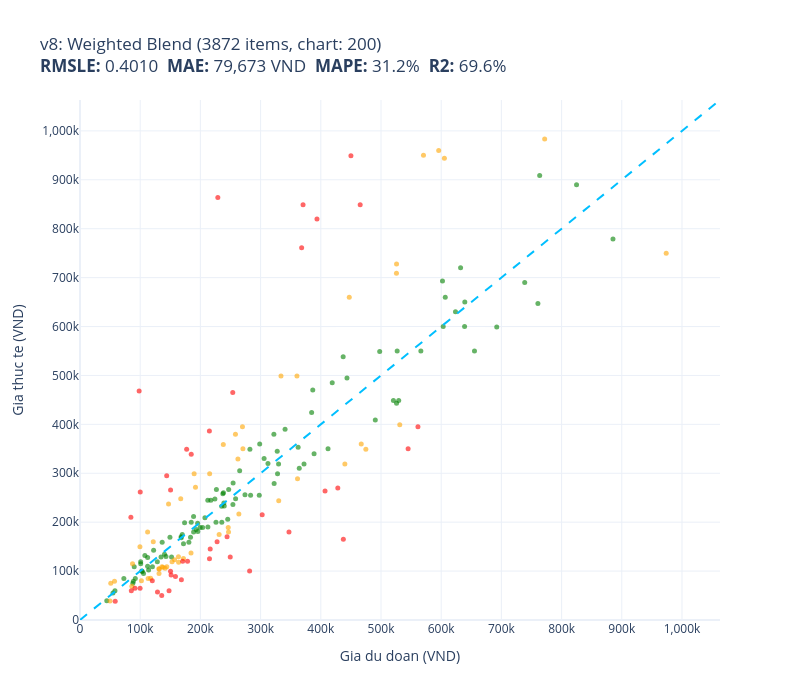

Notebook source saved alongside this figure:
### Code cell
print("\n--- Baseline: Weighted Blend (scipy.minimize on val) ---")
blend_val  = [ALL_PREDS_VAL[n]  for n in base_names]
blend_test = [ALL_PREDS_TEST[n] for n in base_names]

def blend_objective(w):
    w = np.abs(w) / np.abs(w).sum()
    return rmsle(val_prices, sum(wi * p for wi, p in zip(w, blend_val)))

res = scipy_minimize(blend_objective, x0=np.ones(len(base_names)) / len(base_names),
                     method="Nelder-Mead", options={"maxiter": 5000})
opt_w = np.abs(res.x) / np.abs(res.x).sum()
print(f"  Blend val RMSLE: {res.fun:.4f}")
print(f"  Weights: {dict(zip(base_names, opt_w.round(3)))}")
blend_test_pred = sum(w * p for w, p in zip(opt_w, blend_test))
ALL_PREDS_TEST["v8 Weighted Blend"] = blend_test_pred
evaluate_and_store(test_prices, blend_test_pred, "v8: Weighted Blend", test_names)

### Figure 1 — Plotly figure (JSON) as saved in the notebook; plotly's stock layout.template omitted (floating-point values rounded to 4 significant figures)
{"data": [{"customdata": [["Bộ Nookoi Phấn Má Hồng BL02 Sunset Veil ...\nDu doan: 254,006 VND\nThuc te: 236,000 VND"], ["Giầy tây giày lười nam hàn quốc da bóng ...\nDu doan: 173,710 VND\nThuc te: 199,000 VND"], ["Nước giặt quần áo em bé D-nee Lovely Sky...\nDu doan: 224,090 VND\nThuc te: 247,500 VND"], ["Áo thun nam có cổ Nhật Tuấn\nDu doan: 238,313 VND\nThuc te: 260,000 VND"], ["Kem nhuộm tóc Salon de Pro  3B\nDu doan: 169,846 VND\nThuc te: 175,000 VND"], ["Tã dán Amico nội địa Nhật size L44+6\nDu doan: 327,631 VND\nThuc te: 345,000 VND"], ["Giá treo dao kéo và dụng cụ nhà bếp dán ...\nDu doan: 128,458 VND\nThuc te: 119,000 VND"], ["Ống tiêt kiệm heo ăn kem, quà tặng, tran...\nDu doan: 207,529 VND\nThuc te: 209,000 VND"], ["Hộp Đựng Xà Phòng Treo Tường ATMOR DH-72...\nDu doan: 602,110 VND\nThuc te: 693,000 VND"], ["Đồ bộ ngủ lụa satin tay ngắn quần dài mà...\nDu doan: 167,963 VND\nThuc te: 170,000 VND"], ["Viên nấu cà ri (curry) Nhật Bản 200g\nDu doan: 72,880 VND\nThuc te: 85,000 VND"], ["Vali kéo TRIP P806 nhựa PC/ABS - Bảo hàn...\nDu doan: 623,741 VND\nThuc te: 630,000 VND"], ["Ví nữ dài cầm tay hoạ tiết lập thể IDIGO...\nDu doan: 298,485 VND\nThuc te: 360,000 VND"], ["Balo Laptop Đẹp Đi Học Đi Làm Xbags Mode...\nDu doan: 328,139 VND\nThuc te: 299,000 VND"], ["Áo Ngực Trơn Dây Ren Có Gọng Đệm Vừa Zue...\nDu doan: 199,571 VND\nThuc te: 189,000 VND"], ["Bóp nữ đựng tiền - màu xanh navy - da bò...\nDu doan: 411,997 VND\nThuc te: 350,000 VND"], ["CỦ LOA BASS RỜI 30 HÀNG CHÍNH HÃNG HẢI T...\nDu doan: 364,203 VND\nThuc te: 310,000 VND"], ["Bao Da Hộ Chiếu / PASSPORT Mika A-001-01...\nDu doan: 195,393 VND\nThuc te: 198,000 VND"], ["Pin Tương Thích Cho Laptop Dell Vostro 2...\nDu doan: 520,647 VND\nThuc te: 449,000 VND"], ["Gọng kính plastic hiệu Velocity VL91411 ...\nDu doan: 388,825 VND\nThuc te: 340,000 VND"], ["03 bộ tranh xếp hình 70 mảnh ghép khổ A3...\nDu doan: 91,859 VND\nThuc te: 85,000 VND"], ["Bàn Phím Tương Thích Cho Laptop Asus X40...\nDu doan: 246,973 VND\nThuc te: 267,000 VND"], ["Sạc Tương Thích Cho Laptop MSI GL62M 7RC...\nDu doan: 603,308 VND\nThuc te: 600,000 VND"], ["Hộp đựng đồ ăn dặm an toàn - Set 4 hộp k...\nDu doan: 386,680 VND\nThuc te: 470,000 VND"], ["Tẩu Sạc Ô Tô Hoco Z31 - Hàng Chính Hãng\nDu doan: 152,091 VND\nThuc te: 129,000 VND"], ["Nồi Lẩu Điện Kèm Xửng Hấp JLPL@L JL-EP33...\nDu doan: 606,734 VND\nThuc te: 660,000 VND"], ["Mặt Nạ Làm Sạch, Dưỡng Ẩm Và Se Khít Lỗ ...\nDu doan: 136,498 VND\nThuc te: 159,000 VND"], ["Giày Sandal Nam The Bily Quai Chéo - Đế ...\nDu doan: 329,891 VND\nThuc te: 319,000 VND"], ["Sạc dành cho Laptop ASUS VivoBook 15 X50...\nDu doan: 283,399 VND\nThuc te: 255,000 VND"], ["Kính râm Nam nữ Dáng Vuông Gọng Nhựa Chố...\nDu doan: 183,584 VND\nThuc te: 169,000 VND"], ["Bộ ba tranh tráng gương hươu vàng cao cấ...\nDu doan: 638,839 VND\nThuc te: 600,000 VND"], ["Sạc Laptop dùng cho Máy Tinh HP - Kèm Dâ...\nDu doan: 235,333 VND\nThuc te: 232,771 VND"], ["Giày lười vải nam thoáng khí cho bố - Gi...\nDu doan: 212,317 VND\nThuc te: 245,000 VND"], ["Dụng cụ mài dao Joseph Joseph 100488 - R...\nDu doan: 824,839 VND\nThuc te: 890,000 VND"], ["Cặp dầu gội gừng trắng 400ml + dầu xả gừ...\nDu doan: 526,849 VND\nThuc te: 550,000 VND"], ["Bếp gas đôi mặt kính Sogo HOSUN NC-729GJ...\nDu doan: 655,286 VND\nThuc te: 550,000 VND"], ["Ốp case dành cho macbook kèm tấm phủ bàn...\nDu doan: 226,606 VND\nThuc te: 267,000 VND"], ["Combo 2 Son Dưỡng LipIce Hiệu Chỉnh Sắc ...\nDu doan: 142,792 VND\nThuc te: 130,000 VND"], ["Set 2 bao bọc giày đi mưa , chống nước ,...\nDu doan: 90,032 VND\nThuc te: 109,000 VND"], ["Giày cao gót bít mũi cao 3 cm, gót nhập ...\nDu doan: 254,324 VND\nThuc te: 280,000 VND"], ["Bao da cho Galaxy Z Fold 6 Nillkin Aoge ...\nDu doan: 312,221 VND\nThuc te: 320,000 VND"], ["Bàn phím dùng cho Laptop ASUS VivoBook 1...\nDu doan: 525,838 VND\nThuc te: 443,019 VND"], ["Vali du lịch Vali kéo cao cấp chính hãng...\nDu doan: 490,543 VND\nThuc te: 409,000 VND"], ["Kem Dưỡng Some By Mi Hỗ Trợ Giảm Mụn 60g\nDu doan: 322,483 VND\nThuc te: 279,000 VND"], ["Bột Khoai Lang Tím Nguyên Chất SATACHI –...\nDu doan: 168,210 VND\nThuc te: 168,000 VND"], ["Cây xương rồng nhảy múa vui nhộn, uốn lư...\nDu doan: 184,758 VND\nThuc te: 200,000 VND"], ["Chuột có dây MicroPack COMFY MINI 2 M-10...\nDu doan: 134,552 VND\nThuc te: 129,000 VND"], ["Bình sữa cổ rộng 150ml và 270ml nhựa pp ...\nDu doan: 384,786 VND\nThuc te: 424,000 VND"], ["Giày cao gót 7 phân bản trong gót bọc ki...\nDu doan: 180,860 VND\nThuc te: 159,000 VND"], ["Combo Finish Eco 0% : Viên rửa bát Eco 7...\nDu doan: 419,015 VND\nThuc te: 485,000 VND"], ["Sạc cho Laptop Acer 19v-2.37A Chân mini ...\nDu doan: 245,406 VND\nThuc te: 205,965 VND"], ["Ghế nhựa đúc kiểu Pháp bền đẹp\nDu doan: 763,591 VND\nThuc te: 909,000 VND"], ["Pin dành cho Laptop HP Pavilion 15-cs Se...\nDu doan: 692,257 VND\nThuc te: 599,000 VND"], ["Sạc dành cho Laptop Charger AC Power Ada...\nDu doan: 738,728 VND\nThuc te: 690,000 VND"], ["Mẫu mới nhất - Tã dán Caryn XL20 Siêu th...\nDu doan: 297,790 VND\nThuc te: 254,900 VND"], ["Set tăm chải kẽ răng cao su mềm hình chữ...\nDu doan: 140,417 VND\nThuc te: 134,500 VND"], ["Lõi Lọc Thô Số 2 KAROFI SMAX PRO 2 - Hàn...\nDu doan: 102,534 VND\nThuc te: 100,000 VND"], ["Gối Nằm Cao Su Thiên Nhiên Liên Á Contou...\nDu doan: 632,213 VND\nThuc te: 720,000 VND"], ["Dầu gội hỗ trợ giảm rụng tóc và kích thí...\nDu doan: 322,068 VND\nThuc te: 380,000 VND"], ["Kính râm cận, Kính râm cận Mắt Tròn 2 lớ...\nDu doan: 203,748 VND\nThuc te: 189,000 VND"], ["Áo len nam Novelty dai tay cổ tim phối h...\nDu doan: 443,484 VND\nThuc te: 495,000 VND"], ["Máy sấy tóc Bluestone HDB-1846 - Hàng ch...\nDu doan: 497,839 VND\nThuc te: 549,000 VND"], ["Serum Chống Nắng & Dưỡng Thể Toàn Thân N...\nDu doan: 122,288 VND\nThuc te: 142,500 VND"], ["Ốp Lưng Cho Samsung Galaxy S25 Ultra / S...\nDu doan: 100,787 VND\nThuc te: 119,000 VND"], ["Mũ Miki chữ tàu - Mũ tròn không vành mẫu...\nDu doan: 105,544 VND\nThuc te: 95,000 VND"], ["Tinh dầu Spring Warm - ScentHomes (Sprin...\nDu doan: 885,353 VND\nThuc te: 779,000 VND"], ["Khăn phủ đàn piano cao cấp chống bụi chố...\nDu doan: 217,394 VND\nThuc te: 245,000 VND"], ["Khăn ướt cồn diệt khuẩn LETGREEN 50 tờ\nDu doan: 44,479 VND\nThuc te: 39,200 VND"], ["Son Bóng 3CE Dưỡng Ẩm 31 Lavender Cream ...\nDu doan: 274,078 VND\nThuc te: 256,000 VND"], ["Sữa Tắm Nước Hoa Nữ Gennie Lôi Cuốn & Kh...\nDu doan: 113,958 VND\nThuc te: 102,000 VND"], ["Thắt Lưng Nữ Dây Nịt Nữ Button mang đầm ...\nDu doan: 103,550 VND\nThuc te: 99,000 VND"], ["Thực Phẩm Bảo Vệ Sức Khỏe Alcofree\nDu doan: 282,243 VND\nThuc te: 349,000 VND"], ["Sạc cho Laptop Hp ProBook 4420s 4440s 44...\nDu doan: 239,571 VND\nThuc te: 232,875 VND"], ["Ví Sen da sáp handmade da thật\nDu doan: 235,573 VND\nThuc te: 200,000 VND"], ["Nước Tẩy Trang Hada Labo Sạch Sâu Dưỡng ...\nDu doan: 112,365 VND\nThuc te: 128,000 VND"], ["Vỏ Máy Tính Case Sahara 400 Đen – Hàng C...\nDu doan: 639,187 VND\nThuc te: 650,000 VND"], ["Sạc Tương Thích Cho Laptop Lenovo G50 G5...\nDu doan: 265,235 VND\nThuc te: 305,000 VND"], ["Phấn Phủ Australis Kiềm Dầu 2in1 #Nude 1...\nDu doan: 238,986 VND\nThuc te: 239,000 VND"], ["Thắt Lưng Nam Da Bò BIGGBEN Cao Cấp TLB2...\nDu doan: 372,090 VND\nThuc te: 319,000 VND"], ["VÍ DA MÀU NÂU ĐEN DÀNH CHO NAM GIỚI - VÍ...\nDu doan: 225,893 VND\nThuc te: 200,000 VND"], ["Dầu Xả Tóc Từ Hoa Trà Phục Hồi Tóc Khô X...\nDu doan: 195,737 VND\nThuc te: 181,000 VND"], ["Lược Massage Dụng Cụ Làm Đẹp Chuyên Nghi...\nDu doan: 87,787 VND\nThuc te: 75,000 VND"], ["Nước ngậm Răng Miệng Bầu Mây 120ml - Ngu...\nDu doan: 88,628 VND\nThuc te: 79,000 VND"], ["b.box Dây đeo bình nước giữ nhiệt đa năn...\nDu doan: 192,791 VND\nThuc te: 185,000 VND"], ["Ốp lưng cho Samsung A04 - A04s - A05 - A...\nDu doan: 58,049 VND\nThuc te: 60,000 VND"], ["Ốp lưng dành cho Realme C35 mẫu Thư Pháp...\nDu doan: 54,732 VND\nThuc te: 55,000 VND"], ["Sạc Tương Thích Cho Máy Tính Asus 19V – ...\nDu doan: 760,671 VND\nThuc te: 647,000 VND"], ["Phụ kiện kết nối bộ lọc thô, lọc sinh ho...\nDu doan: 100,854 VND\nThuc te: 115,000 VND"], ["Găng tay cao su size M - 35cm 100% Cao S...\nDu doan: 112,299 VND\nThuc te: 110,000 VND"], ["Bộ sản phẩm làm sạch sâu nước tẩy trang ...\nDu doan: 340,645 VND\nThuc te: 390,000 VND"], ["KÍNH CHẮN BULLDOG BUBBLE DẠNG BẦU (KHÔ...\nDu doan: 188,708 VND\nThuc te: 180,000 VND"], ["Áo sơ mi tay ngắn Khatoco (size S-2XL)\nDu doan: 437,147 VND\nThuc te: 538,000 VND"], ["Ví Da Nam Cầm Tay 1 Ngăn Khóa Nam Tính\nDu doan: 149,410 VND\nThuc te: 169,000 VND"], ["Giày cao gót đính nơ sang trong 10cm ( c...\nDu doan: 305,821 VND\nThuc te: 330,000 VND"], ["Áp tròng cosplay white mesh trắng 14.0MM...\nDu doan: 188,652 VND\nThuc te: 211,500 VND"], ["[HSD 01/2027] Sữa Dưỡng Thể Kiss My Body...\nDu doan: 107,775 VND\nThuc te: 132,000 VND"], ["[HSD 12/2026] Thực Phẩm Bảo Vệ Sức Khỏe ...\nDu doan: 362,353 VND\nThuc te: 353,000 VND"], ["Kính Cường Lực siêu mỏng chống trầy xước...\nDu doan: 212,427 VND\nThuc te: 190,000 VND"], ["Hộp 18x10x8 cm - Combo 100 thùng hộp car...\nDu doan: 171,896 VND\nThuc te: 156,000 VND"], ["Freeship - NÓN LƯỠI TRAI SNAPBACK CÁNH Đ...\nDu doan: 237,258 VND\nThuc te: 258,000 VND"], ["Dép Xỏ Ngón Nữ Đế Bệt HÀ NAM Da Bò Cao C...\nDu doan: 258,480 VND\nThuc te: 248,000 VND"], ["Sạc Tương Thích Cho Laptop Asus CM5500FD...\nDu doan: 566,224 VND\nThuc te: 550,000 VND"], ["HDD Box chuẩn M2 NVME sang Type-C tốc độ...\nDu doan: 529,432 VND\nThuc te: 449,000 VND"], ["Bình Ủ Cháo Inox 304 Giữ Nhiệt Tedemei C...\nDu doan: 120,286 VND\nThuc te: 109,000 VND"]], "hovertemplate": "%{customdata[0]}<extra></extra>", "marker": {"color": "green", "opacity": 0.6, "size": 5}, "mode": "markers", "name": "green", "type": "scatter", "x": [254000.0, 173700.0, 224100.0, 238300.0, 169800.0, 327600.0, 128500.0, 207500.0, 602100.0, 168000.0, 72880.0, 623700.0, 298500.0, 328100.0, 199600.0, 412000.0, 364200.0, 195400.0, 520600.0, 388800.0, 91860.0, 247000.0, 603300.0, 386700.0, 152100.0, 606700.0, 136500.0, 329900.0, 283400.0, 183600.0, 638800.0, 235300.0, 212300.0, 824800.0, 526800.0, 655300.0, 226600.0, 142800.0, 90030.0, 254300.0, 312200.0, 525800.0, 490500.0, 322500.0, 168200.0, 184800.0, 134600.0, 384800.0, 180900.0, 419000.0, 245400.0, 763600.0, 692300.0, 738700.0, 297800.0, 140400.0, 102500.0, 632200.0, 322100.0, 203700.0, 443500.0, 497800.0, 122300.0, 100800.0, 105500.0, 885400.0, 217400.0, 44480.0, 274100.0, 114000.0, 103600.0, 282200.0, 239600.0, 235600.0, 112400.0, 639200.0, 265200.0, 239000.0, 372100.0, 225900.0, 195700.0, 87790.0, 88630.0, 192800.0, 58050.0, 54730.0, 760700.0, 100900.0, 112300.0, 340600.0, 188700.0, 437100.0, 149400.0, 305800.0, 188700.0, 107800.0, 362400.0, 212400.0, 171900.0, 237300.0, 258500.0, 566200.0, 529400.0, 120300.0], "y": [236000.0, 199000.0, 247500.0, 260000.0, 175000.0, 345000.0, 119000.0, 209000.0, 693000.0, 170000.0, 85000.0, 630000.0, 360000.0, 299000.0, 189000.0, 350000.0, 310000.0, 198000.0, 449000.0, 340000.0, 85000.0, 267000.0, 600000.0, 470000.0, 129000.0, 660000.0, 159000.0, 319000.0, 255000.0, 169000.0, 600000.0, 232800.0, 245000.0, 890000.0, 550000.0, 550000.0, 267000.0, 130000.0, 109000.0, 280000.0, 320000.0, 443000.0, 409000.0, 279000.0, 168000.0, 200000.0, 129000.0, 424000.0, 159000.0, 485000.0, 206000.0, 909000.0, 599000.0, 690000.0, 254900.0, 134500.0, 100000.0, 720000.0, 380000.0, 189000.0, 495000.0, 549000.0, 142500.0, 119000.0, 95000.0, 779000.0, 245000.0, 39200.0, 256000.0, 102000.0, 99000.0, 349000.0, 232900.0, 200000.0, 128000.0, 650000.0, 305000.0, 239000.0, 319000.0, 200000.0, 181000.0, 75000.0, 79000.0, 185000.0, 60000.0, 55000.0, 647000.0, 115000.0, 110000.0, 390000.0, 180000.0, 538000.0, 169000.0, 330000.0, 211500.0, 132000.0, 353000.0, 190000.0, 156000.0, 258000.0, 248000.0, 550000.0, 449000.0, 109000.0]}, {"customdata": [["Kính Áp Tròng Symphony Blue Sky 14.0mm -...\nDu doan: 171,844 VND\nThuc te: 125,875 VND"], ["Muối rửa bát finish 1.2kg (Đức) - muối r...\nDu doan: 136,058 VND\nThuc te: 109,000 VND"], ["Bút Chì Sáp Kẻ Lông Mày Lõi Siêu Mịn Khô...\nDu doan: 246,217 VND\nThuc te: 189,000 VND"], ["Bộ 1 Cặp Lót Giày Tăng Chiều Cao Đệm Khí...\nDu doan: 57,359 VND\nThuc te: 79,000 VND"], ["Máy hút bụi mini không dây cầm tay nhỏ n...\nDu doan: 147,118 VND\nThuc te: 237,000 VND"], ["Bộ khung võng BAN MAI:  khung võng sắt s...\nDu doan: 570,582 VND\nThuc te: 950,000 VND"], ["Combo Tiết Kiệm 5 Chai Xịt Chống Muỗi Và...\nDu doan: 262,319 VND\nThuc te: 329,000 VND"], ["Wekki Đồ Chơi Lắp Ráp Tiệm Đá Bào Wk5060...\nDu doan: 333,867 VND\nThuc te: 499,000 VND"], ["Combo 4 Bột Làm Trắng Răng Eucryl Hương ...\nDu doan: 112,289 VND\nThuc te: 180,000 VND"], ["Dép tổ ong màu đen\nDu doan: 49,863 VND\nThuc te: 39,000 VND"], ["Bộ 2 Bộ chiết mỹ phẩm 6 món Màu Hồng\nDu doan: 51,103 VND\nThuc te: 74,950 VND"], ["Combo Balo nam nữ đi học hình Luffy phát...\nDu doan: 215,354 VND\nThuc te: 299,000 VND"], ["Lồng Đèn Gỗ Trung Thu Mẫu Mới 2024 Lalam...\nDu doan: 144,195 VND\nThuc te: 109,000 VND"], ["Sạc Tương Thích Cho Laptop Sony Pcg-7181...\nDu doan: 330,129 VND\nThuc te: 244,000 VND"], ["Cặp da nam công sở CCS6 - Cặp đựng catal...\nDu doan: 531,162 VND\nThuc te: 399,000 VND"], ["Trò chơi trí tuệ Animal Match giúp trẻ p...\nDu doan: 439,970 VND\nThuc te: 319,000 VND"], ["Combo Serum Tia'm Làm Sáng, Phục Hồi Cho...\nDu doan: 525,831 VND\nThuc te: 728,000 VND"], ["Sữa tươi tiệt trùng Devondale nguyên ch...\nDu doan: 131,018 VND\nThuc te: 105,000 VND"], ["Bàn Phím dùng cho Laptop Asus Zenbook UX...\nDu doan: 605,302 VND\nThuc te: 943,920 VND"], ["Đồ Chơi Thú Nhồi Bông Bí Ẩn Series 3 - B...\nDu doan: 238,052 VND\nThuc te: 359,000 VND"], ["Chì Kẻ Mày Silkygirl Hai Đầu Lâu Trôi 01...\nDu doan: 121,689 VND\nThuc te: 160,000 VND"], ["Gạo Ngọc Nương ST 25 đặc sản 3Kg\nDu doan: 157,092 VND\nThuc te: 123,000 VND"], ["Balo Nam KOJIBA Phát Sáng Có Sạc USB, Kh...\nDu doan: 270,640 VND\nThuc te: 350,000 VND"], ["Combo 2 Áo Ống Ren Hoa Nữ Khóa Cài Sau\nDu doan: 141,398 VND\nThuc te: 106,000 VND"], ["Bộ bikini 2 Mảnh Có Dây Đeo Cổ Thời Tran...\nDu doan: 231,139 VND\nThuc te: 175,000 VND"], ["Dây Đeo Silicon Kai.N Wave Sport Cho Gal...\nDu doan: 152,926 VND\nThuc te: 119,000 VND"], ["Bếp Gas Đơn Mặt Inox WINDO - 118 ĐG | Bế...\nDu doan: 474,833 VND\nThuc te: 349,000 VND"], ["Hộp Đựng Xà Phòng, Miếng Rửa Chén & Cây ...\nDu doan: 973,784 VND\nThuc te: 750,000 VND"], ["Pin dùng cho Laptop HP Elitebook 840 G3 ...\nDu doan: 771,861 VND\nThuc te: 983,250 VND"], ["Mũ len liền khăn lót nỉ trùm kín cổ siêu...\nDu doan: 87,259 VND\nThuc te: 115,000 VND"], ["Xịt Chống Nắng Body Bơ Nghệ COCAYHOALA S...\nDu doan: 263,884 VND\nThuc te: 216,800 VND"], ["Bộ dây tăng áp 3 lần vòi xịt nước rửa xe...\nDu doan: 184,424 VND\nThuc te: 136,825 VND"], ["Combo 6 Chai Muối Ớt Chanh Đỏ Nha Trang ...\nDu doan: 113,183 VND\nThuc te: 85,000 VND"], ["Loa kèm Mic trợ giảng Shidu mini chuyên ...\nDu doan: 447,295 VND\nThuc te: 660,000 VND"], ["Áo khoác jean phối nón sọc caro Mã: NK15...\nDu doan: 360,402 VND\nThuc te: 499,000 VND"], ["COMBO Hộp Đựng Cơm, Cà Mèn giữ Nhiệt 4 T...\nDu doan: 117,331 VND\nThuc te: 85,555 VND"], ["Ugreen UG30989CR104TK 1M màu đen USB 2.0...\nDu doan: 167,342 VND\nThuc te: 248,000 VND"], ["Áo khoác len phong cách hàn quốc AK898.2\nDu doan: 269,850 VND\nThuc te: 395,000 VND"], ["Áo Thun Nam Có Cổ Tròn Thun Cá Sấu Cotto...\nDu doan: 99,565 VND\nThuc te: 150,000 VND"], ["Sữa Hạt Hạnh Nhân ALMOND BREEZE vị Choco...\nDu doan: 163,522 VND\nThuc te: 129,320 VND"], ["WHALE, mã G274. Áo thun in đẹp cho nam n...\nDu doan: 86,150 VND\nThuc te: 69,000 VND"], ["COMBO 2 Mũ Tắm Trùm Đầu CUTE Tránh Ướt T...\nDu doan: 102,022 VND\nThuc te: 80,000 VND"], ["Liễn Treo Thần Tài - Trang Trí Tết - VN0...\nDu doan: 189,580 VND\nThuc te: 299,000 VND"], ["Son Màu Có Dưỡng Lip On Lip Màu Cam Đào ...\nDu doan: 137,736 VND\nThuc te: 108,000 VND"], ["Son dưỡng môi thuần chay làm mềm và dưỡn...\nDu doan: 163,845 VND\nThuc te: 118,000 VND"], ["Bộ sản phẩm chăm sóc xương khớp: Viên xư...\nDu doan: 595,844 VND\nThuc te: 960,000 VND"], ["Vali du lịch kéo tay TN 22 inch - Màu Đe...\nDu doan: 361,343 VND\nThuc te: 289,000 VND"], ["Ugreen UG50320LP114TK Màu Đen Gá đỡ k...\nDu doan: 131,290 VND\nThuc te: 95,000 VND"], ["Bộ 4 ổ khóa vali Fortress 1820 Q thân ...\nDu doan: 246,682 VND\nThuc te: 180,000 VND"], ["Ví da Basic nam nữ gọn nhẹ tiện dụng\nDu doan: 258,218 VND\nThuc te: 380,000 VND"], ["Giày đế xuồng Cillie da thật hở mũi cao ...\nDu doan: 467,160 VND\nThuc te: 360,000 VND"], ["Bột ngũ cốc Quasure light túi 400 gram B...\nDu doan: 131,626 VND\nThuc te: 104,025 VND"], ["Sữa bột Nutifood Sweden GrowPLUS+ Colost...\nDu doan: 525,695 VND\nThuc te: 709,000 VND"], ["Nước dưỡng tóc tinh dầu bưởi Cocoon 310m...\nDu doan: 191,839 VND\nThuc te: 271,500 VND"]], "hovertemplate": "%{customdata[0]}<extra></extra>", "marker": {"color": "orange", "opacity": 0.6, "size": 5}, "mode": "markers", "name": "orange", "type": "scatter", "x": [171800.0, 136100.0, 246200.0, 57360.0, 147100.0, 570600.0, 262300.0, 333900.0, 112300.0, 49860.0, 51100.0, 215400.0, 144200.0, 330100.0, 531200.0, 440000.0, 525800.0, 131000.0, 605300.0, 238100.0, 121700.0, 157100.0, 270600.0, 141400.0, 231100.0, 152900.0, 474800.0, 973800.0, 771900.0, 87260.0, 263900.0, 184400.0, 113200.0, 447300.0, 360400.0, 117300.0, 167300.0, 269800.0, 99560.0, 163500.0, 86150.0, 102000.0, 189600.0, 137700.0, 163800.0, 595800.0, 361300.0, 131300.0, 246700.0, 258200.0, 467200.0, 131600.0, 525700.0, 191800.0], "y": [125900.0, 109000.0, 189000.0, 79000.0, 237000.0, 950000.0, 329000.0, 499000.0, 180000.0, 39000.0, 74950.0, 299000.0, 109000.0, 244000.0, 399000.0, 319000.0, 728000.0, 105000.0, 943900.0, 359000.0, 160000.0, 123000.0, 350000.0, 106000.0, 175000.0, 119000.0, 349000.0, 750000.0, 983200.0, 115000.0, 216800.0, 136800.0, 85000.0, 660000.0, 499000.0, 85560.0, 248000.0, 395000.0, 150000.0, 129300.0, 69000.0, 80000.0, 299000.0, 108000.0, 118000.0, 960000.0, 289000.0, 95000.0, 180000.0, 380000.0, 360000.0, 104000.0, 709000.0, 271500.0]}, {"customdata": [["[LIMITED EDITION] TRÀ AHMAD ANH QUỐC - B...\nDu doan: 177,164 VND\nThuc te: 349,000 VND"], ["1 đầu xích inox cao cấp nhập khẩu dành đ...\nDu doan: 91,322 VND\nThuc te: 64,999 VND"], ["Tẩu sạc CHOETECH TC0014 nhanh 60W dùng t...\nDu doan: 184,782 VND\nThuc te: 339,000 VND"], ["Máy massage cầm tay mini dùng pin sạc đa...\nDu doan: 393,635 VND\nThuc te: 820,000 VND"], ["Mặt nạ chống lão hóa The Derma Best VC10...\nDu doan: 347,145 VND\nThuc te: 180,000 VND"], ["Bàn Chải Nhựa Hồ Bơi Emaux CE201\nDu doan: 302,625 VND\nThuc te: 215,000 VND"], ["Bút Cao Cấp CEO - 6635B(S)\nDu doan: 281,742 VND\nThuc te: 100,000 VND"], ["Lọ thủy tinh đựng gia vị, hạt, đồ khô hì...\nDu doan: 150,401 VND\nThuc te: 99,900 VND"], ["Túi Canvas Nữ Thời Trang Hàn Quốc, Túi V...\nDu doan: 84,512 VND\nThuc te: 210,000 VND"], ["Đồ Chơi DUKA: Nông Trại Vui Vẻ - DK81315\nDu doan: 214,952 VND\nThuc te: 386,310 VND"], ["Đèn Wifi TP-Link Tapo Smart Wifi Dayligh...\nDu doan: 428,244 VND\nThuc te: 270,000 VND"], ["Dép Sandal Nam Nữ Hot Trend Quai Ngang 2...\nDu doan: 144,006 VND\nThuc te: 295,000 VND"], ["Cáp USB TypeC sang USB 2.0 Hỗ trợ sạ...\nDu doan: 178,636 VND\nThuc te: 120,000 VND"], ["Bàn Phím dùng cho laptop Dell Latitude 1...\nDu doan: 407,050 VND\nThuc te: 263,718 VND"], ["Combo Khớp linh hoạt (1 hộp Trà tía tô t...\nDu doan: 253,748 VND\nThuc te: 465,000 VND"], ["PIN DỰ PHÒNG AUKEY 10.000MAH PD 18W PB-N...\nDu doan: 561,361 VND\nThuc te: 395,000 VND"], ["Giày sandal quai ngang thời trang gót vu...\nDu doan: 215,061 VND\nThuc te: 125,000 VND"], ["Cặp đa năng laptop thời trang SUB 15\" in...\nDu doan: 216,267 VND\nThuc te: 145,041 VND"], ["Mũ chống nắng vành mũ có thể co giãn - H...\nDu doan: 98,222 VND\nThuc te: 468,000 VND"], ["Dung dịch vệ sinh hằng ngày Orasic 200ml\nDu doan: 158,570 VND\nThuc te: 89,000 VND"], ["Cà Phê Sữa PLUS Hòa Tan 3IN1 KING COFFEE...\nDu doan: 100,049 VND\nThuc te: 261,500 VND"], ["Thùng 20 chai nước rửa chén hương chanh ...\nDu doan: 228,931 VND\nThuc te: 864,000 VND"], ["Nón mữ beret nam nữ giữ ấm vải nỉ 2 lớp ...\nDu doan: 170,562 VND\nThuc te: 120,000 VND"], ["Combo 3 Quần Tây Dài Nam Co Giãn Mạnh/Qu...\nDu doan: 227,704 VND\nThuc te: 159,999 VND"], ["Bình nước PET Lock&Lock HAP781 1.2L\nDu doan: 85,245 VND\nThuc te: 60,000 VND"], ["Cặp xách đựng laptop 15,6 inch vải dù ch...\nDu doan: 249,534 VND\nThuc te: 129,000 VND"], ["Thanh treo khăn 60cm - CS-5404 - INOX SU...\nDu doan: 368,190 VND\nThuc te: 761,000 VND"], ["Tai nghe đeo cổ Wiwu Flex GB01 cho các t...\nDu doan: 545,055 VND\nThuc te: 350,000 VND"], ["Nón nam Mũ Lưỡi Trai Sò xoáy phong cách ...\nDu doan: 151,335 VND\nThuc te: 92,000 VND"], ["Kẹp Gỗ Đa Năng  Dùng Để Gắp Kẹp Thức Ăn ...\nDu doan: 128,723 VND\nThuc te: 57,000 VND"], ["Thực phẩm dinh dưỡng y học Ensure Gold h...\nDu doan: 450,054 VND\nThuc te: 949,000 VND"], ["1 kg túi đựng rác dùng cho thùng rác 240...\nDu doan: 135,771 VND\nThuc te: 50,000 VND"], ["Dây giày chéo chữ X chống tuột gót, nhấc...\nDu doan: 58,476 VND\nThuc te: 38,161 VND"], ["Thắt Lưng Nữ Da Cá Sấu Huy Hoàng HT5201 ...\nDu doan: 370,533 VND\nThuc te: 849,000 VND"], ["Combo Chai xịt vệ sinh kính 300ml Rocket...\nDu doan: 150,477 VND\nThuc te: 266,000 VND"], ["Đồ Chơi Bảng Vẽ 2 Trong 1 Sáng Tạo Cho B...\nDu doan: 147,931 VND\nThuc te: 59,800 VND"], ["NÓN LƯỠI TRAI CAO CẤP SPIGEN ĐEN - Hàng ...\nDu doan: 168,423 VND\nThuc te: 82,500 VND"], ["Giày siêu nhẹ Sneaker dây nữ đi mưa cao ...\nDu doan: 99,800 VND\nThuc te: 65,000 VND"], ["100 viên rửa bát Finish clasic dùng cho ...\nDu doan: 437,464 VND\nThuc te: 165,000 VND"], ["Kem Làm Sạch Da Eczestop\nDu doan: 244,283 VND\nThuc te: 170,000 VND"], ["Cáp mạng LAN CAT6 UTP 5M màu Đen Ugre...\nDu doan: 120,103 VND\nThuc te: 80,000 VND"], ["Loa SUB Siêu Trầm Cao Cấp S1 - Hàng Nhập...\nDu doan: 465,419 VND\nThuc te: 849,000 VND"]], "hovertemplate": "%{customdata[0]}<extra></extra>", "marker": {"color": "red", "opacity": 0.6, "size": 5}, "mode": "markers", "name": "red", "type": "scatter", "x": [177200.0, 91320.0, 184800.0, 393600.0, 347100.0, 302600.0, 281700.0, 150400.0, 84510.0, 215000.0, 428200.0, 144000.0, 178600.0, 407000.0, 253700.0, 561400.0, 215100.0, 216300.0, 98220.0, 158600.0, 100000.0, 228900.0, 170600.0, 227700.0, 85240.0, 249500.0, 368200.0, 545100.0, 151300.0, 128700.0, 450100.0, 135800.0, 58480.0, 370500.0, 150500.0, 147900.0, 168400.0, 99800.0, 437500.0, 244300.0, 120100.0, 465400.0], "y": [349000.0, 65000.0, 339000.0, 820000.0, 180000.0, 215000.0, 100000.0, 99900.0, 210000.0, 386300.0, 270000.0, 295000.0, 120000.0, 263700.0, 465000.0, 395000.0, 125000.0, 145000.0, 468000.0, 89000.0, 261500.0, 864000.0, 120000.0, 160000.0, 60000.0, 129000.0, 761000.0, 350000.0, 92000.0, 57000.0, 949000.0, 50000.0, 38160.0, 849000.0, 266000.0, 59800.0, 82500.0, 65000.0, 165000.0, 170000.0, 80000.0, 849000.0]}, {"hoverinfo": "skip", "line": {"color": "deepskyblue", "dash": "dash", "width": 2}, "mode": "lines", "name": "y=x", "showlegend": false, "type": "scatter", "x": [0, 1063000.0], "y": [0, 1063000.0]}], "layout": {"height": 700, "showlegend": false, "title": {"text": "v8: Weighted Blend (3872 items, chart: 200)<br><b>RMSLE:</b> 0.4010  <b>MAE:</b> 79,673 VND  <b>MAPE:</b> 31.2%  <b>R2:</b> 69.6%"}, "width": 800, "xaxis": {"range": [0, 1063000.0], "ticktext": ["0", "100k", "200k", "300k", "400k", "500k", "600k", "700k", "800k", "900k", "1,000k", "1,100k"], "tickvals": [0, 100000, 200000, 300000, 400000, 500000, 600000, 700000, 800000, 900000, 1000000, 1100000], "title": {"text": "Gia du doan (VND)"}}, "yaxis": {"range": [0, 1063000.0], "ticktext": ["0", "100k", "200k", "300k", "400k", "500k", "600k", "700k", "800k", "900k", "1,000k", "1,100k"], "tickvals": [0, 100000, 200000, 300000, 400000, 500000, 600000, 700000, 800000, 900000, 1000000, 1100000], "title": {"text": "Gia thuc te (VND)"}}}}
